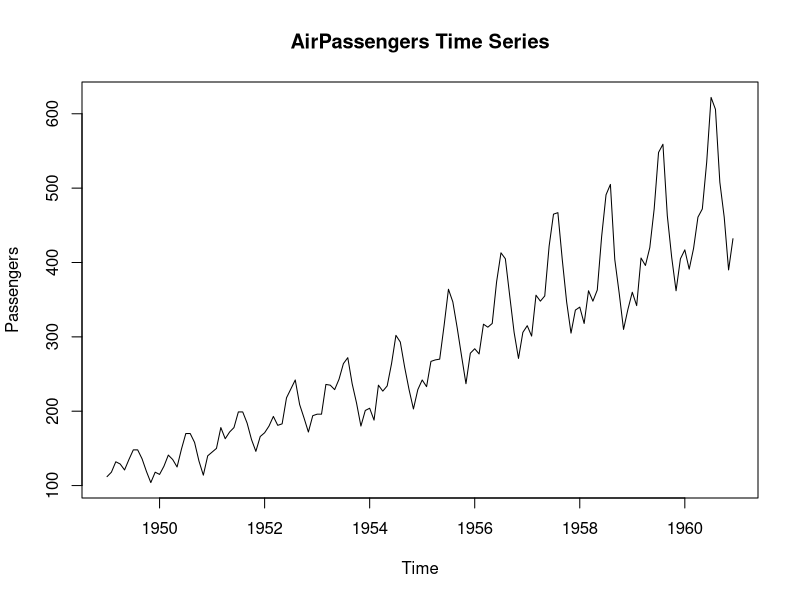
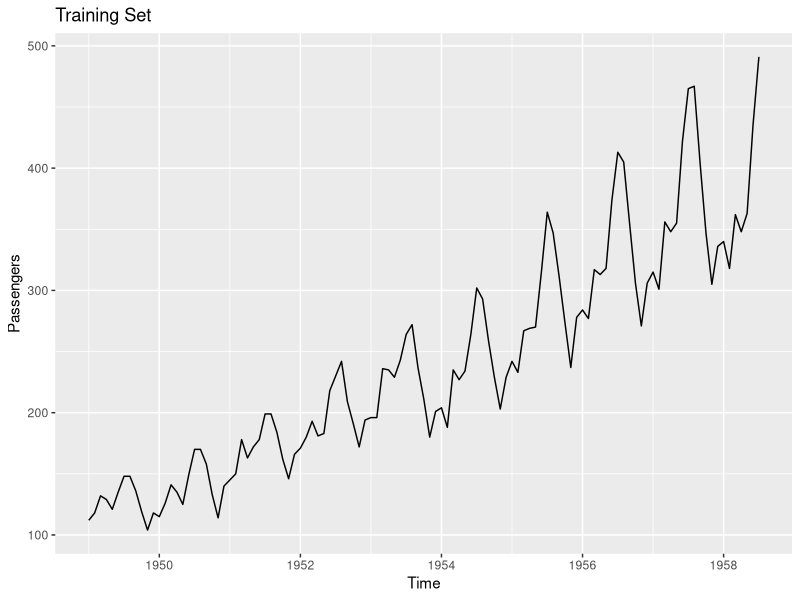

The R script that drew these images, in order:
library("tseries")
library("forecast")
library("ggplot2")

data= AirPassengers
ts_data <- ts(data, frequency = 12, start = c(1949, 1))
plot(ts_data, main = "AirPassengers Time Series", ylab = "Passengers", xlab = "Time")

split_ts_by_ratio <- function(ts_data, split_ratio = 0.8) {
  # Validate input
  if (!is.ts(ts_data)) stop("Input must be a 'ts' object.")
  if (!is.numeric(split_ratio) || split_ratio <= 0 || split_ratio >= 1) {
    stop("split_ratio must be a number between 0 and 1 (e.g., 0.8 for 80/20).")
  }
  
  n_total <- length(ts_data)
  n_train <- floor(split_ratio * n_total)
  
  if (n_train < 1 || n_train >= n_total) {
    stop("Invalid split: not enough data for train/test split.")
  }
  
  # Time values for splitting
  time_index <- time(ts_data)
  
  # Split using window()
  ts_train <- window(ts_data, end = time_index[n_train])
  ts_test  <- window(ts_data, start = time_index[n_train + 1])
  
  return(list(
    train = ts_train,
    test = ts_test,
    split_ratio = split_ratio,
    n_train = n_train,
    n_test = n_total - n_train
  ))
}

split_result <- split_ts_by_ratio(ts_data, split_ratio = 0.8)
# Print the split results
print(split_result)
split_result$train %>% autoplot() +
  ggtitle("Training Set") +
  ylab("Passengers") +
  xlab("Time")
